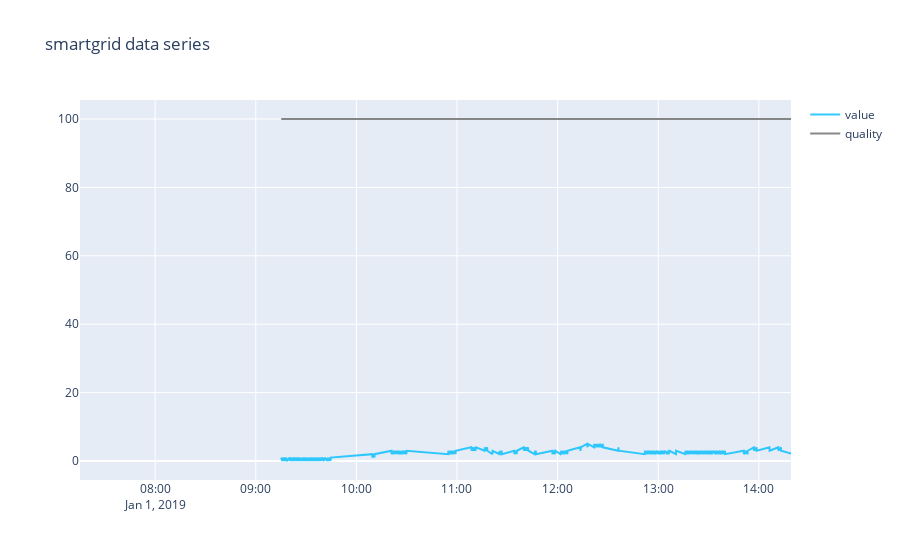

The code cell stored with this chart in its notebook:
### Code cell
%matplotlib inline
nb_pts=10000
x_ref = dates_list[0:nb_pts]
x=[str(xx) for xx in x_ref]
fig = go.Figure()
fig.add_trace(go.Scatter(
                x=x,
                y=[float(item.replace(',', '.')) for item in df["value"][0:nb_pts]],
                name="value",
                line_color='deepskyblue',
                opacity=0.8))

fig.add_trace(go.Scatter(
                x=x,
                y=[float(item.replace(',', '.')) for item in df["quality"][0:nb_pts]],
                name="quality",
                line_color='dimgray',
                opacity=0.8))

# Use date string to set xaxis range
fig.update_layout(xaxis_range=[to_unix_time(x_ref[0]),
                               to_unix_time(x_ref[-1])],
                  title_text="smartgrid data series")
fig.show()

### Figure 1 — Plotly figure (JSON) as saved in the notebook; plotly's stock layout.template omitted (floating-point values rounded to 4 significant figures; data arrays with more than 128 entries replaced by an {"elided": "..."} marker saying what was removed)
{"data": [{"line": {"color": "deepskyblue"}, "name": "value", "opacity": 0.8, "type": "scatter", "x": {"elided": "694 str values"}, "y": {"elided": "10000 int values"}}, {"line": {"color": "dimgray"}, "name": "quality", "opacity": 0.8, "type": "scatter", "x": {"elided": "694 str values"}, "y": {"elided": "10000 int values"}}], "layout": {"title": {"text": "smartgrid data series"}, "xaxis": {"range": [1546326912000, 1546352350000]}}}
